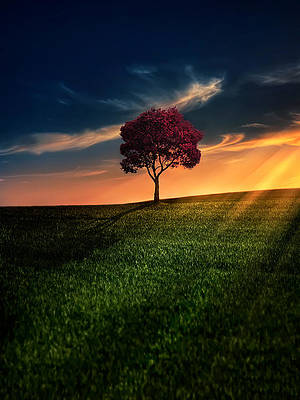
#> input picture HW4/awesome-solitude-bess-hamiti.jpg, 300 x 400 px
$ python Hw4.py
#> lines starting #> are read from the running program, lines starting #| are printed output that depends on the picture; after the words box and inside, x2 and y2 are one past the last pixel; in counts of white or black regions, pixels touching at a corner belong together
import cv2
import numpy as np
from skimage.transform import hough_line


def show_hough_line(data, accumulator, thetas, rhos):
    import matplotlib.pyplot as plt

    fig, ax = plt.subplots(1, 2, figsize=(10, 10))

    ax[0].imshow(data, cmap=plt.cm.gray)
    ax[0].set_title('Input image')
    ax[0].axis('image')

    ax[1].imshow(
        accumulator, cmap='jet',
        extent=[np.rad2deg(thetas[-1]), np.rad2deg(thetas[0]), rhos[-1], rhos[0]])
    ax[1].set_aspect('equal', adjustable='box')
    ax[1].set_title('Hough transform')
    ax[1].set_xlabel('Angles (degrees)')
    ax[1].set_ylabel('Distance (pixels)')
    ax[1].axis('image')
    plt.show()

img = cv2.imread('awesome-solitude-bess-hamiti.jpg')
#> img is the input picture: shape (400, 300, 3); mean B, G, R 33.6, 45.5, 46.5
drawing = np.zeros(img.shape[:], dtype=np.uint8)
gray = cv2.cvtColor(img, cv2.COLOR_BGR2GRAY)
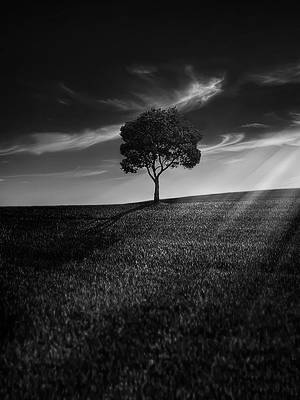
#> gray: shape (400, 300); min 0, max 236, mean 44.5
edges = cv2.Canny(gray, 50, 150)
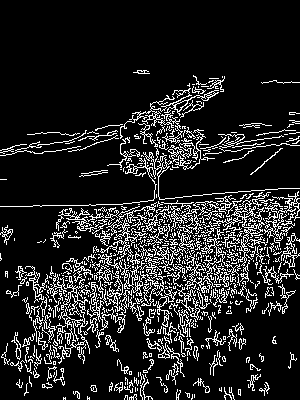
#> edges: shape (400, 300); 14% white in thin lines or dots, all inside (x1, y1, x2, y2) = (0, 70, 300, 400)

accumulator, thetas, rhos = hough_line(edges)
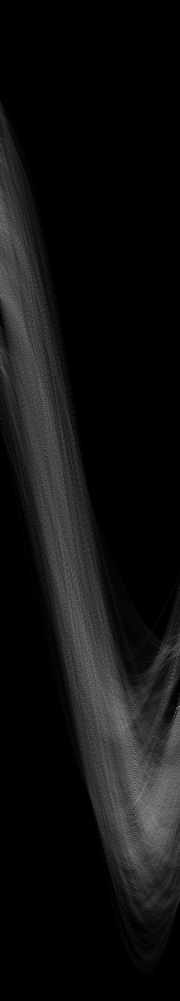
#> accumulator: shape (1001, 180) uint64; min 0, max 175, mean 16.8
#> thetas = 180 values from -1.57 to 1.55; rhos = 1001 values from -500 to 500
show_hough_line(edges, accumulator, thetas, rhos)
#> in show_hough_line, `plt.show()`:
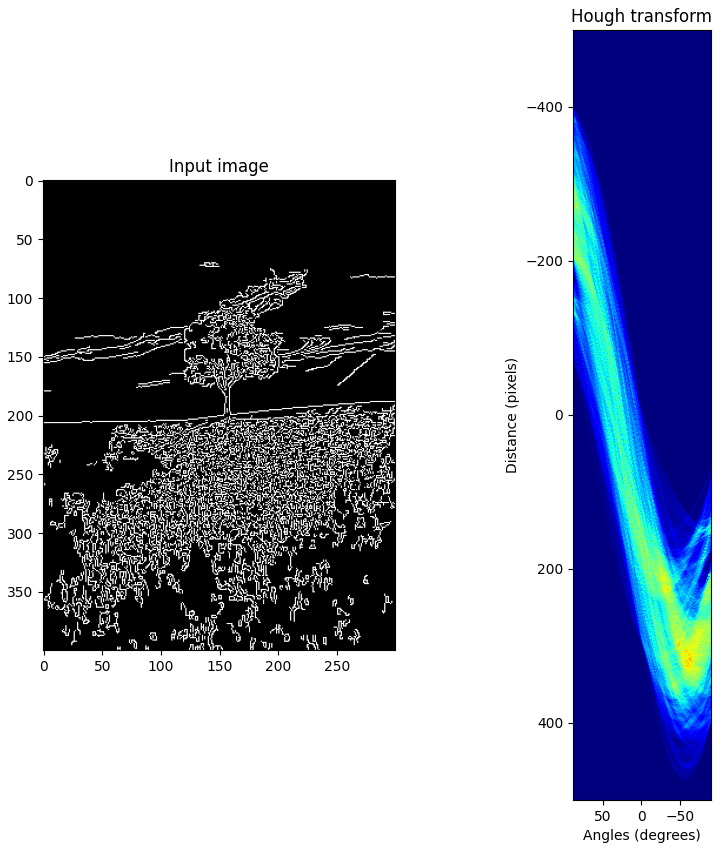
#> figure drawn by matplotlib, 2 panels
